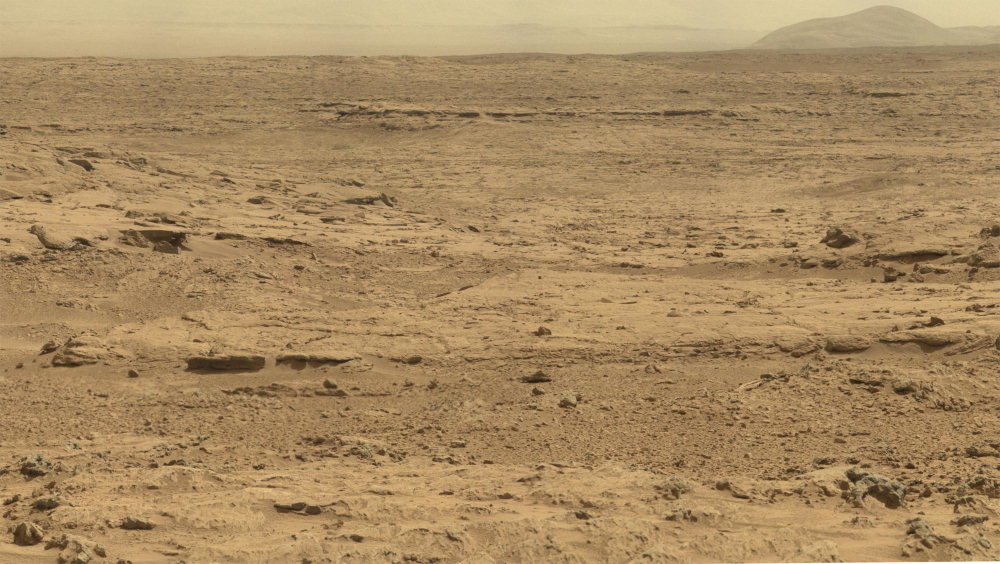
%> input picture Projet/droite.jpg, 1000 x 564 px
$ octave main.m   (GNU Octave 9; MATLAB toolbox functions it lacks are replaced by stand-ins)
%> lines starting %> are read from the running program, lines starting %| are printed output that depends on the picture
### Projet/differenceDeGaussiennes.m
function [DoGs, octaves, sigmas]=differenceDeGaussiennes(image_initiale, s, nb_octave)
    %COnvolution initiale pour obtenir sigma_min = 0.8 (à partir de 0.5)
    sigmaFirst = sqrt(0.8^2 - 0.5^2);
    hsize = round(3*sigmaFirst);
    if mod(hsize,2) == 0
        hsize = hsize + 1;
    end
    gaussian = fspecial('gaussian',hsize,sigmaFirst);
    img = imfilter(image_initiale, gaussian, 'replicate');
    %img = imgaussfilt(image_initiale, sigmaFirst);
    disp(size(img));
    % Doubling image dimension using bilinear interpolation
    img = imresize(img, 2, 'bilinear');
    disp(size(img));
    sigma_zero = 0.8;
    dist_Pixel_zero = 0.5;
    % creating the octaves
    k = 2^(1.0/s);
    resizedImg = img;
    [height, width] = size(resizedImg);
    octaves=cell(nb_octave,1);
    octave = zeros(height, width, s+3);
    octave(:,:,1) = resizedImg;
    octaves{1,1} = octave;
    sigmas = zeros(nb_octave, s+3);
    % get the gaussians
    for i=1:nb_octave
        distPixel = 0.5 * 2^(i-1);
        currentOctave = octaves{i,1};
        [height, width, n] = size(currentOctave);
        %first image is set as the downscale of the first image of the last
        %octave, we determine the other levels of the pyramid of gradients
        %based on that image.
        sigmas(i,1) = sigma_zero * distPixel / dist_Pixel_zero;
        for j=2:s+3
            sigma = sigma_zero*sqrt(k^(2*(j-1))-k^(2*(j-2)))/ dist_Pixel_zero;
            sigmas(i,j) = sigma_zero*k^((j-1)) * distPixel / dist_Pixel_zero;
            hsize = round(3*sigma);
            if mod(hsize,2) == 0
                hsize = hsize + 1;
            end
            gaussian = fspecial('gaussian',hsize,sigma);
            currentOctave(:,:,j) = imfilter(currentOctave(:,:,j-1), gaussian, 'replicate');
            %currentOctave(:,:,j) = imgaussfilt(currentOctave(:,:,j-1), sigma);
        end
        octaves{i,1} = currentOctave;
        if i ~= nb_octave
            %downsampling resizedImg
            nextOctaveBase = currentOctave(1:2:height, 1:2:width, s+1);
            [nextHeight, nextWidth] = size(nextOctaveBase);
            nextOctave = zeros(nextHeight, nextWidth, s+3);
            nextOctave(:,:,1) = nextOctaveBase;
            octaves{i+1,1} = nextOctave;
        end
    end
    test = octaves{3,1};
    figure;
    %Reponse question 2
    for j=1:s+3
        img2show = test(:,:,j)./255;
        subplot(2,3,j);
        imshow(img2show);
        title(sprintf("sigma = %f", sigmas(1,j)));
    end

    DoGs = cell(nb_octave,1);
    for i = 1:nb_octave
        currentOctave = octaves{i,1};
        [height, width, n] = size(currentOctave);
        currentDog = zeros(height, width, n-1);
        for j = 2:s+3
            %La difference de gaussienne est faite selon l'article, ce qui
            %nous donne des intensites inversees par rapport a l'exemple.
            currentDog(:,:,j-1) = (currentOctave(:,:,j)-currentOctave(:,:,j-1))/(sigmas(i,j)-sigmas(i,j-1));
        end
        DoGs{i,1} = currentDog;
    end

    test = DoGs{1,1};
    figure;
    %Reponse question 2 - voir tracé résultant.
    %Reponse question 3 - ca ressemble a un filtre Laplacien.
    for j=1:s+2
        img2show = test(:,:,j);
        subplot(2,3,j);
        imshow(img2show,[]);
        title(sprintf("sigma = %f", sigmas(1,j)))
    end
    diff = DoGs;
end

### Projet/detectionPointsCles.m
function [final_points, points_total, points_contraste, points_edges] = detectionPointsCles(DoG, octave, sigma, seuil_contraste, r_courb_principale, num_octave)
    [Height, Width, n] = size(DoG);

    r_modified = ((1+r_courb_principale)^2)/r_courb_principale;
    res_octave = 2^(num_octave - 1) /2;

    points = {};

    points_total = 0;
    points_contraste = 0;%éliminés par contraste
    points_edges = 0;%éliminés par Hessian

    for k = 2:n-1
        %calcul rapide de Hessian, avec filtres correspondants.
        diff_x = imfilter(DoG(:,:,k), [ 1, 0,-1;
                                        1, 0,-1;
                                        1, 0,-1]);
        diff_y = imfilter(DoG(:,:,k), [ 1, 1, 1;
                                        0, 0, 0;
                                       -1,-1,-1]);
        diff2_x = imfilter(diff_x, [ 1, 0,-1;
                                     1, 0,-1;
                                     1, 0,-1]);
        diff_xy = imfilter(diff_x, [ 1, 1, 1;
                                     0, 0, 0;
                                    -1,-1,-1]);
        diff2_y = imfilter(diff_y, [ 1, 1, 1;
                                     0, 0, 0;
                                    -1,-1,-1]);

        TrH = diff2_x + diff2_y;
        DetH = diff2_x .* diff2_y - diff_xy .* diff_xy;
        Curvature = TrH .* TrH ./ DetH;


        %diff_img_x = imfilter(DoG(k), [1,0,-1;1,0,-1;1,0,-1]);
        %diff_img_y = imfilter(DoG(k), [1,1,1;0,0,0;-1,-1,-1]);

        for i = 2:Height-1
            for j = 2:Width-1
                % detection des extremas
                comp_mat = DoG(i-1:i+1, j-1:j+1, k-1:k+1);
                [~, max_index] = max(comp_mat(:));
                [~, min_index] = min(comp_mat(:));
                if((max_index == 14) || (min_index == 14))
                    %Point est un extremum local
                    points_total = points_total + 1;

                    %contrast = DoG(coords(1), coords(2), coords(3));
                    contrast = abs(DoG(i,j,k));
                    if(contrast < seuil_contraste)
                        % eliminé par contraste trop bas
                        points_contraste = points_contraste + 1;
                    else

                        curv = Curvature(i, j);
                        if (curv < r_modified)
                            %éliminé par detection d'aretes
                            points_edges = points_edges + 1;
                        else
                            points{end+1} = [i,j,k];
                        end
                    end

                end
            end
        end
    end
    %calcul de l'histogramme de gradients
    HoG = zeros(Height, Width,n);
    OoG = zeros(Height, Width,n);
    for k = 2:n-1
        for i = 2:Height-1
            for j = 2:Width-1
                dx = octave(i+1,j,k) - octave(i-1,j,k);
                dy = octave(i,j+1,k)- octave(i,j-1,k);
                g_mag = sqrt(dx^2+dy^2);
                g_orientation = atan2(dx,dy);
                HoG(i,j,k) = g_mag;
                OoG (i,j,k) = g_orientation;
            end
        end
    end
    final_points = {};
    for p=1:size(points(:))
        bins = zeros(36,1);
        coords = points{p};
        scale = 1.5*sigma(coords(3));
        gaussian = filtreGaussien(scale);
        section_size = (size(gaussian, 1) - 1)/2;
        %gaussian = fspecial('gaussian',(section_size*2)+1,scale);
        if (coords(1)-section_size > 0 && coords(1)+section_size < Height && coords(2)-section_size > 0 && coords(2)+section_size < Width)
            Hsection = HoG(coords(1)-section_size:coords(1)+section_size, coords(2)-section_size:coords(2)+section_size, coords(3));
            Osection = OoG(coords(1)-section_size:coords(1)+section_size, coords(2)-section_size:coords(2)+section_size, coords(3));
            Hgaussian = Hsection .* gaussian;
            lHgaussian = Hgaussian(:);
            lOsection = Osection(:);
            %find magnitudes
            for i = 1:size(lOsection)
                bin = mod(floor((lOsection(i)+pi)/(2*pi/36)),36)+1;
                bins(bin) = bins(bin)+ lHgaussian(i);
            end
            max_bin = max(bins);
            max_indexs = find(bins>0.8*max_bin);
            for n = 1:size(max_indexs)
                index = max_indexs(n);
                x1 = mod(index+34, 36)+1;
                x2 = index;
                x3 = mod(index, 36)+1;
                y1 = bins(x1);
                y2 = bins(x2);
                y3 = bins(x3);
                x1 = x1 - 0.5;
                x2 = x2 - 0.5;
                x3 = x3 - 0.5;

                xmas = 0.5*(y1 - y2)*(x3 - x2)^2 - (y3 - y2)*(x2 - x1)^2;
                xmax = x2 + xmas / ((y1 - y2)*(x3 - x2) + (y3 - y2)*(x2 - x1));

                xrad = mod(xmax/36.0, 1)*2*pi - pi;


                %                            o, s, X, Y, scale, Angle
                final_points{end+1, 1} = [num_octave, coords(3), coords(2)*res_octave, coords(1)*res_octave, sigma(coords(3)), xrad];
            end
        end
    end
end

### Projet/main.m
% Équipe:
% Alexandre Hua - 1795724
% Anthony Lachance - 1793057
% François Toulouse - 1788028
clear all;
close all;

%% Difference de gaussiennes
% Question 1 et 2 réalisées avec l'image droite; voir dans la fonction
% differenceDeGaussiennes pour l'implémentation.
img = imread('droite.jpg');
%> img is the input picture: size 564x1000x3 uint8; mean R, G, B 167.3, 138.1, 97.1
DgrayImg = rgb2gray(img);
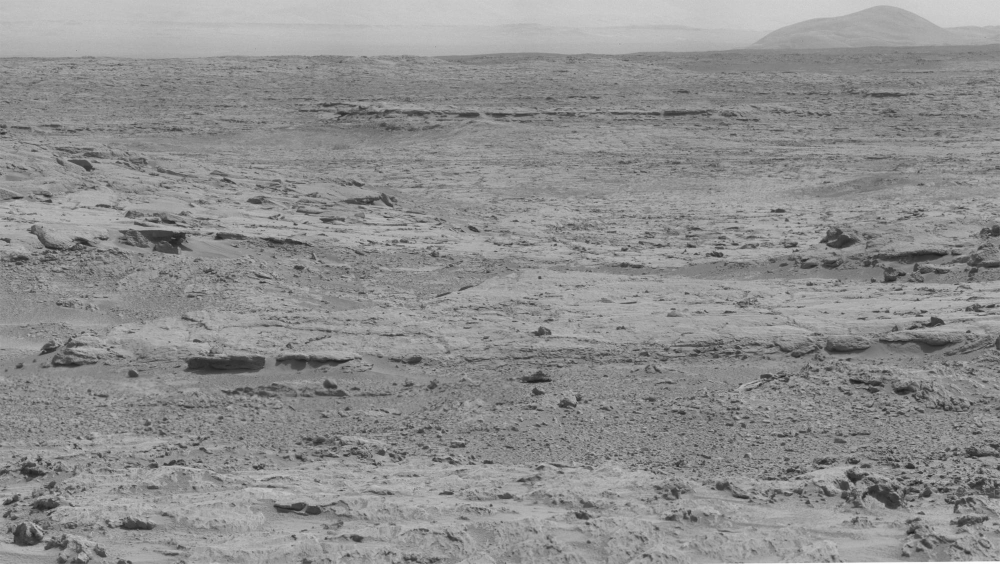
%> DgrayImg: size 564x1000 uint8; min 29, max 255, mean 142.2
[DoGs, octaves, sigmas] = differenceDeGaussiennes(DgrayImg, 3, 3);
%|     564   1000
%|    1128   2000
%> the loop in differenceDeGaussiennes, `for i=1:nb_octave` made 3 passes
%> (height, width, n) on passes 2 to 3: (564, 1000, 6), (282, 500, 6)
%> pass 2, in differenceDeGaussiennes, `nextOctaveBase = currentOctave(1:2:height, 1:2:width, s+1);`:
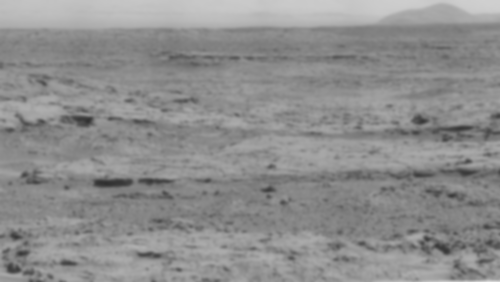
%> nextOctaveBase: size 282x500 double; min 47.52, max 214.7, mean 142.3
%> after the loop in differenceDeGaussiennes, `for i=1:nb_octave`: octaves = 3 items; sigmas = [0.8 1.01 1.27 1.6 2.02 2.54; 1.6 2.02 2.54 3.2 4.03 5.08; 3.2 4.03 5.08 6.4 8.06 10.16]
%> the loop in differenceDeGaussiennes, `for i = 1:nb_octave` made 3 passes
%> after the loop in differenceDeGaussiennes, `for i = 1:nb_octave`: DoGs = 3 items
%> the loop in differenceDeGaussiennes, `for j=1:s+2` made 5 passes
%> pass 1, in differenceDeGaussiennes, `img2show = test(:,:,j);`:
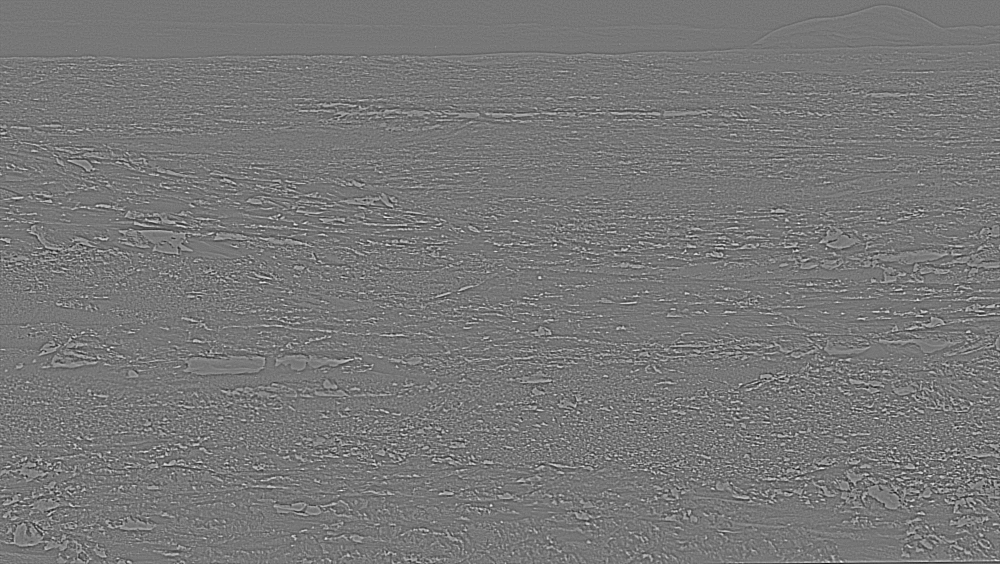
%> img2show: size 1128x2000 double (shown at 1/2 size); min -48.92, max 55.46, mean 0; drawn with min black and max white
%> DoGs = 3 items; octaves = 3 items

%Reponse question 3 - ca ressemble a un filtre Laplacien.

%% Detection de points cles
points = {};
detected = 0;
contrast = 0;
edges = 0;
conserved = zeros(3, 2);
for oct = 1:3; %passer chaque octave dans la fonction
%> (the run ends here)
